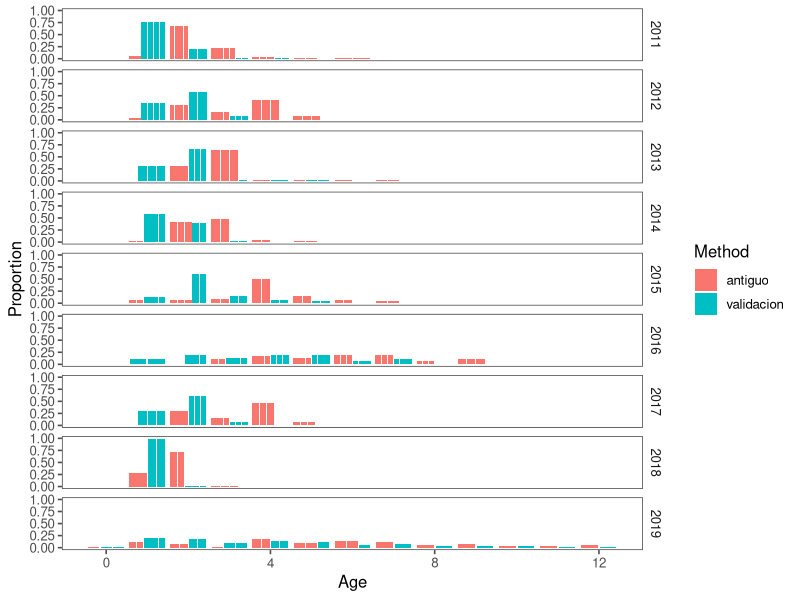
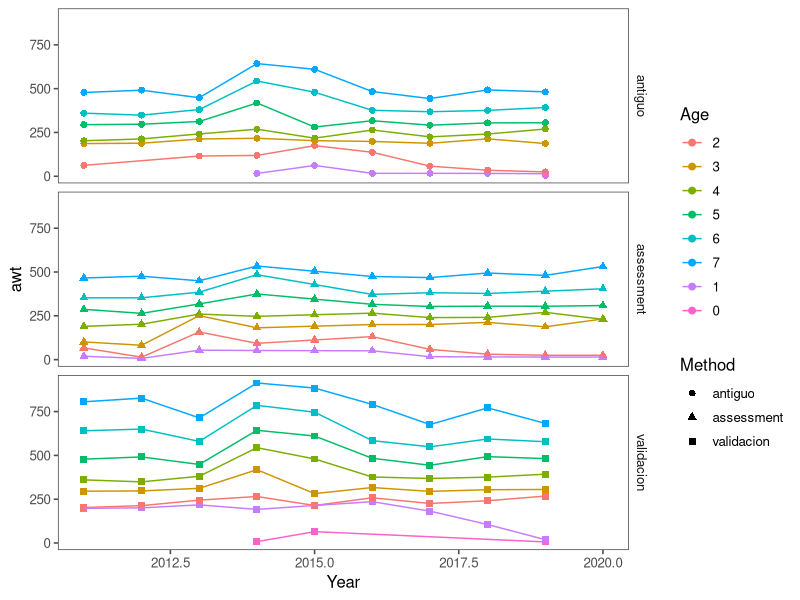

The R source for these figures, in order:
## ---- chunk 1
library(tidyverse)
library(ggplot2)
library(ggthemes)

# Read in new data 
df_age <- read.csv("All_Age_Data_Chile.csv") 
head(df_age)
# Read in data that is in the assessment model for same sources 
df_age_in <- read.csv("AgeDataInAssessment.csv") 

# Make a plot of currently used wt-at-age for S-C Chile
# 
names(df_age_in) <- c("Year","Fleet","type","Label",1:12)
df_age_in <- df_age_in %>% pivot_longer(cols =5:16,names_to="age")
head(df_age_in)

## ---- chunk 2
df_age %>% filter(Year>2010,grepl('Fleet 1',Zone)) %>% group_by(Method,Year) %>% mutate(Catch_tot=sum(Catch_no)) %>% ungroup() %>%
group_by(Method,Year,Age) %>% summarise(Proportion=sum(Catch_no)/Catch_tot) %>%
ggplot(aes(x=Age,y=Proportion,fill=Method,group=Year)) +
geom_bar(stat='identity',position="dodge2") + theme_few() + facet_grid(Year~.)

## ---- chunk 3
# Combine assessment w/ new file
# 
# Average wt age
tmp1 <- df_age %>% filter(Age<8,Year>2010,grepl('Fleet 2',Zone)) %>% group_by(Method,Year,Age) %>% 
  summarise(Age=as.factor(Age),Catch_wt=sum(Catch_wt),Catch_no=(sum(Catch_no)),awt=1e6*Catch_wt/Catch_no) %>% transmute(Year,Method,Age,awt)
tmp2 <- df_age_in %>% filter(as.numeric(age)<8,type=='wtage',Year>2010,Fleet==2) %>%  
  transmute(Year,Method="assessment",Age=as.factor(as.numeric(age)),awt=value*1000)
rbind(tmp1,tmp2) %>% 
  ggplot(aes(x=Year,y=awt,color=Age,shape=Method,type=Method)) + geom_point(size=2) + geom_line() + theme_few() +
  facet_grid(Method~.)
